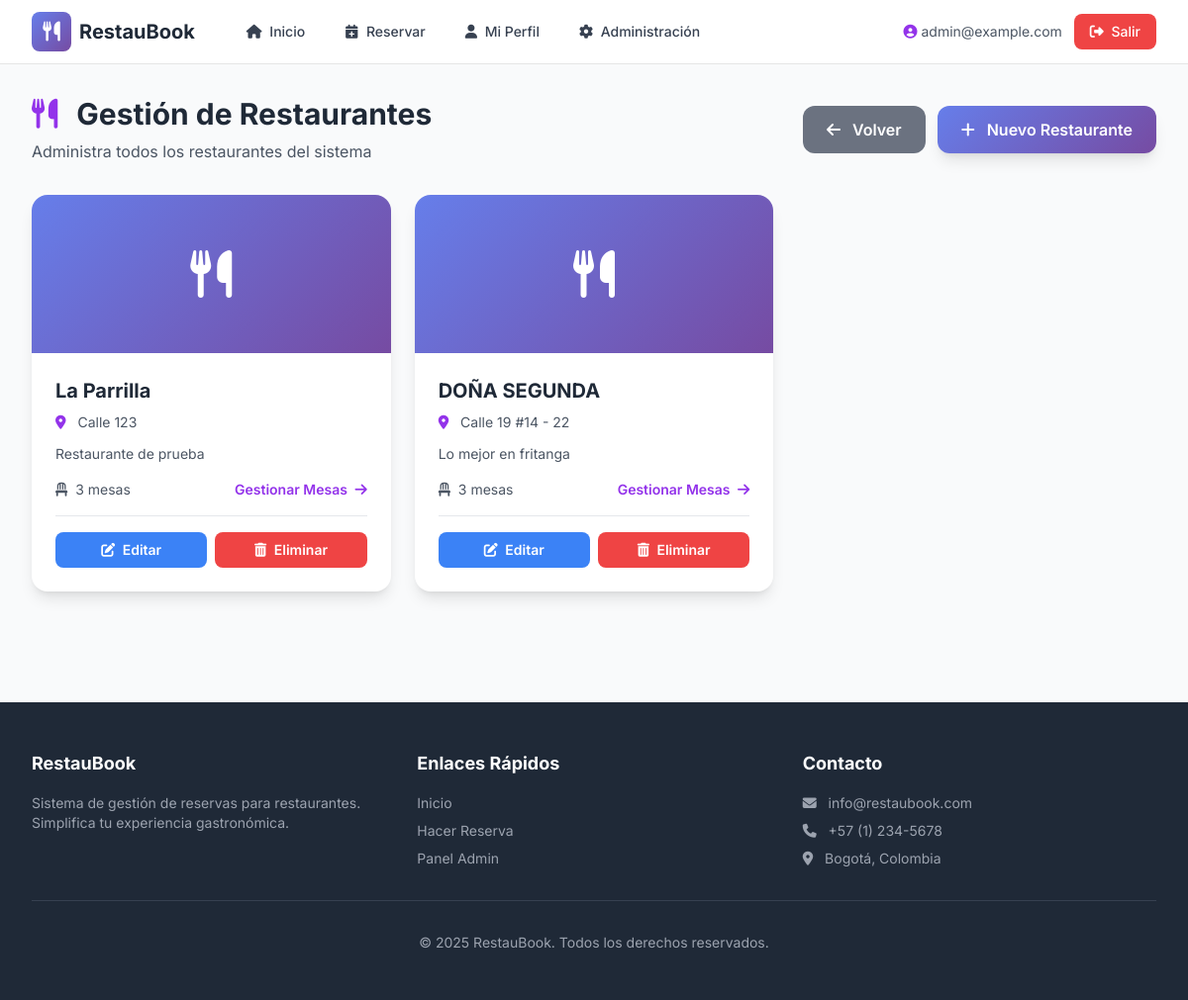
The app's page /admin/restaurantes (signed in) with its own data.
### models.py (models this page shows, shortened)
class Restaurant(db.Model):
    __tablename__ = 'restaurants'
    id = db.Column(db.Integer, primary_key=True)
    nombre = db.Column(db.String(120), nullable=False)
    direccion = db.Column(db.String(200))
    descripcion = db.Column(db.Text)
    tables = db.relationship('Table', backref='restaurant', cascade='all, delete-orphan')

### app.py (the view)
@app.route('/admin/restaurantes')
@admin_required
def admin_restaurantes():
    restaurantes = Restaurant.query.all()
    return render_template('admin_restaurantes.html', restaurantes=restaurantes)

### app.py (called while the page is built)
def admin_required(f):
    @wraps(f)
    def decorated_function(*args, **kwargs):
        if session.get('role') != 'ADMIN':
            flash('Acceso restringido: solo administradores', 'danger')
            return redirect(url_for('index'))
        return f(*args, **kwargs)
    return decorated_function

### templates/admin_restaurantes.html (shortened to what this page needs)
{% extends "base.html" %}
{% block content %}
<div class="animate-fade-in">
    <div class="flex items-center justify-between mb-8">
        <div>
            <h1 class="text-3xl font-bold text-gray-800 mb-2">
                <i class="fas fa-utensils text-purple-600 mr-3"></i>
                Gestión de Restaurantes
            </h1>
            <p class="text-gray-600">Administra todos los restaurantes del sistema</p>
        </div>
        <div class="flex gap-3">
            <a href="/admin" class="bg-gray-500 hover:bg-gray-600 text-white px-6 py-3 rounded-xl font-semibold transition">
                <i class="fas fa-arrow-left mr-2"></i>
                Volver
            </a>
            <a href="/admin/restaurantes/crear" class="btn-primary text-white px-6 py-3 rounded-xl font-semibold shadow-lg">
                <i class="fas fa-plus mr-2"></i>
                Nuevo Restaurante
            </a>
        </div>
    </div>
    {% if restaurantes %}
    <div class="grid grid-cols-1 md:grid-cols-2 lg:grid-cols-3 gap-6">
        {% for restaurante in restaurantes %}
        <div class="bg-white rounded-2xl shadow-lg overflow-hidden card-hover">
            <div class="h-40 gradient-bg flex items-center justify-center">
                <i class="fas fa-utensils text-white text-5xl"></i>
            </div>
            <div class="p-6">
                <h3 class="text-xl font-bold text-gray-800 mb-2">{{ restaurante.nombre }}</h3>
                <p class="text-gray-600 mb-3 text-sm">
                    <i class="fas fa-map-marker-alt text-purple-600 mr-2"></i>
                    {{ restaurante.direccion or 'Sin dirección' }}
                </p>
                <p class="text-gray-600 mb-4 text-sm line-clamp-3">
                    {{ restaurante.descripcion or 'Sin descripción' }}
                </p>
                <div class="flex items-center justify-between mb-4 pb-4 border-b border-gray-200">
                    <span class="text-sm text-gray-600">
                        <i class="fas fa-chair mr-1"></i>
                        {{ restaurante.tables|length }} mesas
                    </span>
                    <a href="/admin/restaurantes/{{ restaurante.id }}/mesas" class="text-purple-600 hover:text-purple-800 text-sm font-semibold transition">
                        Gestionar Mesas <i class="fas fa-arrow-right ml-1"></i>
                    </a>
                </div>
                <div class="flex gap-2">
                    <a href="/admin/restaurantes/editar/{{ restaurante.id }}" class="flex-1 bg-blue-500 hover:bg-blue-600 text-white py-2 rounded-lg text-center font-semibold text-sm transition">
                        <i class="fas fa-edit mr-1"></i>
                        Editar
                    </a>
                    <form method="POST" action="/admin/restaurantes/eliminar/{{ restaurante.id }}" class="flex-1" onsubmit="return confirm('¿Eliminar este restaurante? También se eliminarán todas sus mesas y reservas.')">
                        <button type="submit" class="w-full bg-red-500 hover:bg-red-600 text-white py-2 rounded-lg font-semibold text-sm transition">
                            <i class="fas fa-trash-alt mr-1"></i>
                            Eliminar
                        </button>
                    </form>
                </div>
            </div>
        </div>
        {% endfor %}
    </div>
    {% endif %}
</div>
{% endblock %}

### templates/base.html (style rules this page uses)
body { font-family: 'Inter', sans-serif; }
.gradient-bg { background: linear-gradient(135deg, #667eea 0%, #764ba2 100%); }
.card-hover { transition: all 0.3s ease; }
.btn-primary { background: linear-gradient(135deg, #667eea 0%, #764ba2 100%); transition: all 0.3s ease; }
.animate-fade-in { animation: fadeIn 0.5s ease-in; }

### records on screen
Restaurant: nombre "La Parrilla", direccion "Calle 123", descripcion "Restaurante de prueba", tables|length "3"
Restaurant: nombre "DOÑA SEGUNDA", direccion "Calle 19 #14 - 22", descripcion "Lo mejor en fritanga", tables|length "3"

### other values on screen
{{ session.email }} "admin@example.com"
